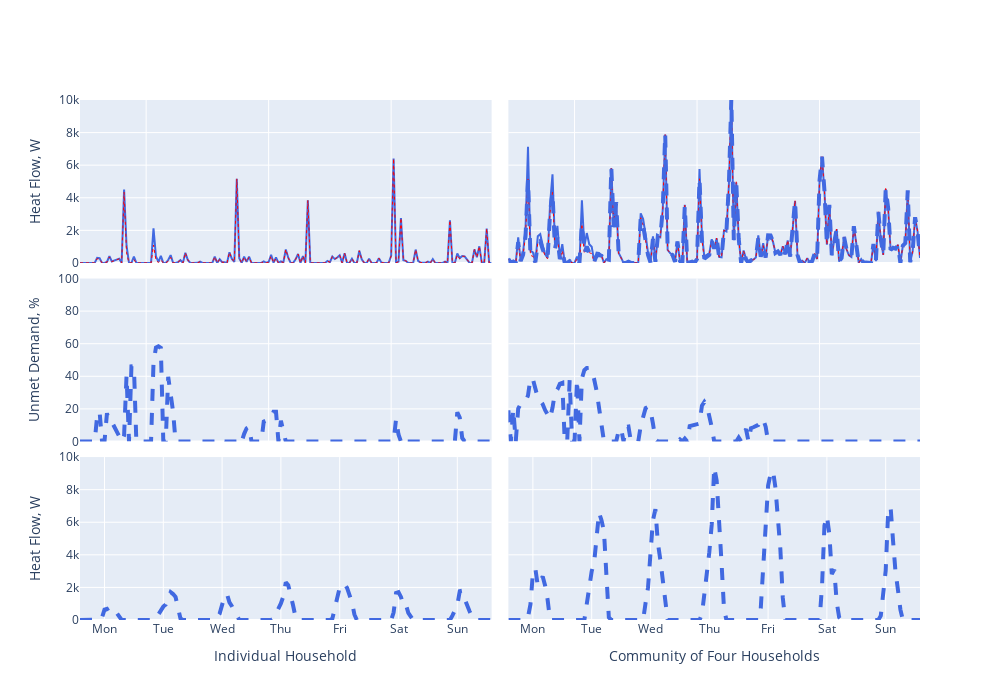

Write notebook code for a chart like this one.
### Code cell
from plotly.subplots import make_subplots
import plotly.graph_objects as go

# place individual system results on the left and community system on the right plots
# display demand and heat delivered from the solar tank in the first row of plots
# display percentage unmet demand in the second row 
# display solar heat fed to the tank in the third row

fig = make_subplots(rows=3, cols=2, shared_xaxes=True, shared_yaxes=True, \
                    vertical_spacing=0.03, horizontal_spacing=0.02)


fig.add_trace(
    go.Scatter(x=ind["Hour of Year"], y=ind["Net Heat Demand"], name = "Net Heat Demand, W",
              line = dict(color='royalblue', width=2)),
    row=1, col=1,
)

fig.add_trace(
    go.Scatter(x=ind["Hour of Year"], y=ind["Tank Heat Delivered"], name = "Tank Heat Delivered, W",
              line = dict(color='red', width=1, dash='dot')),
    row=1, col=1
)


fig.add_trace(
    go.Scatter(x=com["Hour of Year"], y=com["Net Heat Demand"], name = "Tank Heat Delivered, W",
              line = dict(color='royalblue', width=2)),
    row=1, col=2
)
fig.add_trace(
    go.Scatter(x=com["Hour of Year"], y=com["Tank Heat Delivered"], name = "Net Heat Demand, W",
              line = dict(color='red', width=1, dash='dot')),
    row=1, col=2
)


fig.add_trace(
    go.Scatter(x=com["Hour of Year"], y=com["Tank Heat Delivered"], name = "Net Heat Demand, W",
              line = dict(color='royalblue', width=4, dash='dash')),
    row=1, col=2
)


fig.add_trace(
    go.Scatter(x=ind["Hour of Year"], y=100*ind["Unmet Demand"], name = "Percentage Unmet Demand, W",
              line = dict(color='royalblue', width=4, dash='dash')),
    row=2, col=1
)
fig.add_trace(
    go.Scatter(x=ind["Hour of Year"], y=100*com["Unmet Demand"], name = "Percentage Unmet Demand, W",
              line = dict(color='royalblue', width=4, dash='dash')),
    row=2, col=2
)

fig.add_trace(
    go.Scatter(x=ind["Hour of Year"], y=ind["Solar Heat Delivered To Tank"], name = "Solar Heat Delivered To Tank, W",
              line = dict(color='royalblue', width=4, dash='dash')),
    row=3, col=1
)
fig.add_trace(
    go.Scatter(x=com["Hour of Year"], y=com["Solar Heat Delivered To Tank"], name = "Solar Heat Delivered To Tank, W",
              line = dict(color='royalblue', width=4, dash='dash')),
    row=3, col=2
)


# Update xaxis properties
fig.update_xaxes(title_text="Individual Household", row=3, col=1,
        tickmode = 'array',
        tickvals = [4872 + 11, 4872 + 11 + 24, 4872 + 11 + 24*2, \
                    4872 + 11 + 24*3, 4872 + 11 + 24*4, 4872 + 11 + 24*5, 4872 + 11 + 24*6, 4872 + 11 + 24*7],
        ticktext = ['Mon', 'Tue', 'Wed', 'Thu', 'Fri', 'Sat', 'Sun']
    )

fig.update_xaxes(title_text="Community of Four Households", row=3, col=2,
        tickmode = 'array',
        tickvals = [4872 + 11, 4872 + 11 + 24, 4872 + 11 + 24*2, \
                    4872 + 11 + 24*3, 4872 + 11 + 24*4, 4872 + 11 + 24*5, 4872 + 11 + 24*6, 4872 + 11 + 24*7],
        ticktext = ['Mon', 'Tue', 'Wed', 'Thu', 'Fri', 'Sat', 'Sun']
    )

# Update yaxis properties
fig.update_yaxes(title_text="Heat Flow, W", range=[0, 10000], row=1, col=1)
fig.update_yaxes(title_text="Unmet Demand, %", range=[0, 100], row=2, col=1)
fig.update_yaxes(title_text="Heat Flow, W", range=[0, 10000], row=3, col=1)

fig.update_yaxes(title_text="", range=[0, 10000], row=1, col=2)
fig.update_yaxes(title_text="", range=[0, 100], row=2, col=2)
fig.update_yaxes(title_text="", range=[0, 10000], row=3, col=2)

# set size
fig.update_layout(height=700, width=1000,
                  title_text="")

fig.update_layout(showlegend=False)

fig.show()

### Figure 1 — Plotly figure (JSON) as saved in the notebook; plotly's stock layout.template omitted (floating-point values rounded to 4 significant figures; data arrays with more than 128 entries replaced by an {"elided": "..."} marker saying what was removed)
{"data": [{"line": {"color": "royalblue", "width": 2}, "name": "Net Heat Demand, W", "type": "scatter", "x": {"elided": "169 int values"}, "xaxis": "x", "y": {"elided": "169 float values"}, "yaxis": "y"}, {"line": {"color": "red", "dash": "dot", "width": 1}, "name": "Tank Heat Delivered, W", "type": "scatter", "x": {"elided": "169 int values"}, "xaxis": "x", "y": {"elided": "169 float values"}, "yaxis": "y"}, {"line": {"color": "royalblue", "width": 2}, "name": "Tank Heat Delivered, W", "type": "scatter", "x": {"elided": "169 int values"}, "xaxis": "x2", "y": {"elided": "169 float values"}, "yaxis": "y2"}, {"line": {"color": "red", "dash": "dot", "width": 1}, "name": "Net Heat Demand, W", "type": "scatter", "x": {"elided": "169 int values"}, "xaxis": "x2", "y": {"elided": "169 float values"}, "yaxis": "y2"}, {"line": {"color": "royalblue", "dash": "dash", "width": 4}, "name": "Net Heat Demand, W", "type": "scatter", "x": {"elided": "169 int values"}, "xaxis": "x2", "y": {"elided": "169 float values"}, "yaxis": "y2"}, {"line": {"color": "royalblue", "dash": "dash", "width": 4}, "name": "Percentage Unmet Demand, W", "type": "scatter", "x": {"elided": "169 int values"}, "xaxis": "x3", "y": {"elided": "169 float values"}, "yaxis": "y3"}, {"line": {"color": "royalblue", "dash": "dash", "width": 4}, "name": "Percentage Unmet Demand, W", "type": "scatter", "x": {"elided": "169 int values"}, "xaxis": "x4", "y": {"elided": "169 float values"}, "yaxis": "y4"}, {"line": {"color": "royalblue", "dash": "dash", "width": 4}, "name": "Solar Heat Delivered To Tank, W", "type": "scatter", "x": {"elided": "169 int values"}, "xaxis": "x5", "y": {"elided": "169 float values"}, "yaxis": "y5"}, {"line": {"color": "royalblue", "dash": "dash", "width": 4}, "name": "Solar Heat Delivered To Tank, W", "type": "scatter", "x": {"elided": "169 int values"}, "xaxis": "x6", "y": {"elided": "169 float values"}, "yaxis": "y6"}], "layout": {"height": 700, "showlegend": false, "title": {"text": ""}, "width": 1000, "xaxis": {"anchor": "y", "domain": [0, 0.49], "matches": "x5", "showticklabels": false}, "xaxis2": {"anchor": "y2", "domain": [0.51, 1], "matches": "x6", "showticklabels": false}, "xaxis3": {"anchor": "y3", "domain": [0, 0.49], "matches": "x5", "showticklabels": false}, "xaxis4": {"anchor": "y4", "domain": [0.51, 1], "matches": "x6", "showticklabels": false}, "xaxis5": {"anchor": "y5", "domain": [0, 0.49], "tickmode": "array", "ticktext": ["Mon", "Tue", "Wed", "Thu", "Fri", "Sat", "Sun"], "tickvals": [4883, 4907, 4931, 4955, 4979, 5003, 5027, 5051], "title": {"text": "Individual Household"}}, "xaxis6": {"anchor": "y6", "domain": [0.51, 1], "tickmode": "array", "ticktext": ["Mon", "Tue", "Wed", "Thu", "Fri", "Sat", "Sun"], "tickvals": [4883, 4907, 4931, 4955, 4979, 5003, 5027, 5051], "title": {"text": "Community of Four Households"}}, "yaxis": {"anchor": "x", "domain": [0.6867, 1.0], "range": [0, 10000], "title": {"text": "Heat Flow, W"}}, "yaxis2": {"anchor": "x2", "domain": [0.6867, 1.0], "matches": "y", "range": [0, 10000], "showticklabels": false, "title": {"text": ""}}, "yaxis3": {"anchor": "x3", "domain": [0.3433, 0.6567], "range": [0, 100], "title": {"text": "Unmet Demand, %"}}, "yaxis4": {"anchor": "x4", "domain": [0.3433, 0.6567], "matches": "y3", "range": [0, 100], "showticklabels": false, "title": {"text": ""}}, "yaxis5": {"anchor": "x5", "domain": [0, 0.3133], "range": [0, 10000], "title": {"text": "Heat Flow, W"}}, "yaxis6": {"anchor": "x6", "domain": [0, 0.3133], "matches": "y5", "range": [0, 10000], "showticklabels": false, "title": {"text": ""}}}}
